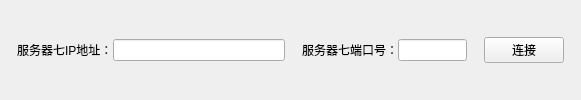
        <widget class="QWidget" name="ui_lamp_serverinfo_widget_7" native="true">
         <layout class="QHBoxLayout" name="horizontalLayout_23" stretch="1,2,10,1,2,4,1,4,1">
          <property name="spacing">
           <number>0</number>
          </property>
          <property name="leftMargin">
           <number>0</number>
          </property>
          <property name="topMargin">
           <number>0</number>
          </property>
          <property name="rightMargin">
           <number>0</number>
          </property>
          <property name="bottomMargin">
           <number>0</number>
          </property>
          <item>
           <spacer name="horizontalSpacer_87">
            <property name="orientation">
             <enum>Qt::Horizontal</enum>
            </property>
            <property name="sizeHint" stdset="0">
             <size>
              <width>18</width>
              <height>20</height>
             </size>
            </property>
           </spacer>
          </item>
          <item>
           <widget class="QLabel" name="label_43">
            <property name="text">
             <string>服务器七IP地址：</string>
            </property>
           </widget>
          </item>
          <item>
           <widget class="QLineEdit" name="ui_lamp_server_ip7"/>
          </item>
          <item>
           <spacer name="horizontalSpacer_88">
            <property name="orientation">
             <enum>Qt::Horizontal</enum>
            </property>
            <property name="sizeHint" stdset="0">
             <size>
              <width>18</width>
              <height>20</height>
             </size>
            </property>
           </spacer>
          </item>
          <item>
           <widget class="QLabel" name="label_44">
            <property name="text">
             <string>服务器七端口号：</string>
            </property>
           </widget>
          </item>
          <item>
           <widget class="QLineEdit" name="ui_lamp_server_port7"/>
          </item>
          <item>
           <spacer name="horizontalSpacer_89">
            <property name="orientation">
             <enum>Qt::Horizontal</enum>
            </property>
            <property name="sizeHint" stdset="0">
             <size>
              <width>17</width>
              <height>20</height>
             </size>
            </property>
           </spacer>
          </item>
          <item>
           <widget class="QPushButton" name="ui_lamp_connect_btn7">
            <property name="text">
             <string>连接</string>
            </property>
           </widget>
          </item>
          <item>
           <spacer name="horizontalSpacer_90">
            <property name="orientation">
             <enum>Qt::Horizontal</enum>
            </property>
            <property name="sizeHint" stdset="0">
             <size>
              <width>40</width>
              <height>20</height>
             </size>
            </property>
           </spacer>
          </item>
         </layout>
        </widget>
